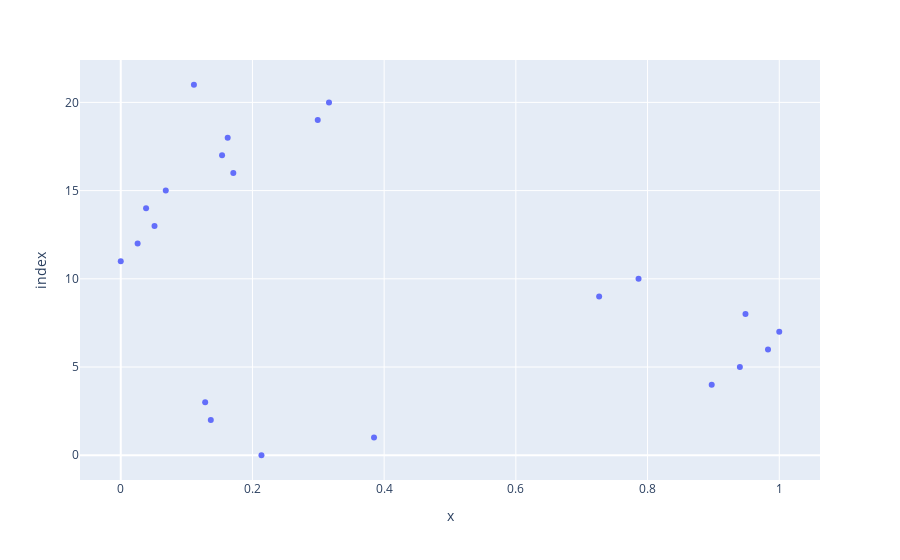

Notebook source saved alongside this figure:
### Code cell
import plotly.express as px
fig = px.scatter(data["Age"],data["Income($)"])
fig.show()

### Figure 1 — Plotly figure (JSON) as saved in the notebook; plotly's stock layout.template omitted (floating-point values rounded to 4 significant figures)
{"data": [{"hovertemplate": "x=%{x}<br>index=%{y}<extra></extra>", "legendgroup": "", "marker": {"color": "#636efa", "symbol": "circle"}, "mode": "markers", "name": "", "orientation": "h", "showlegend": false, "type": "scatter", "x": [0.2137, 0.3846, 0.1368, 0.1282, 0.8974, 0.9402, 0.9829, 1, 0.9487, 0.7265, 0.7863, 0, 0.02564, 0.05128, 0.03846, 0.06838, 0.1709, 0.1538, 0.1624, 0.2991, 0.3162, 0.1111], "xaxis": "x", "y": [0, 1, 2, 3, 4, 5, 6, 7, 8, 9, 10, 11, 12, 13, 14, 15, 16, 17, 18, 19, 20, 21], "yaxis": "y"}], "layout": {"legend": {"tracegroupgap": 0}, "margin": {"t": 60}, "xaxis": {"anchor": "y", "domain": [0, 1], "title": {"text": "x"}}, "yaxis": {"anchor": "x", "domain": [0, 1], "title": {"text": "index"}}}}
